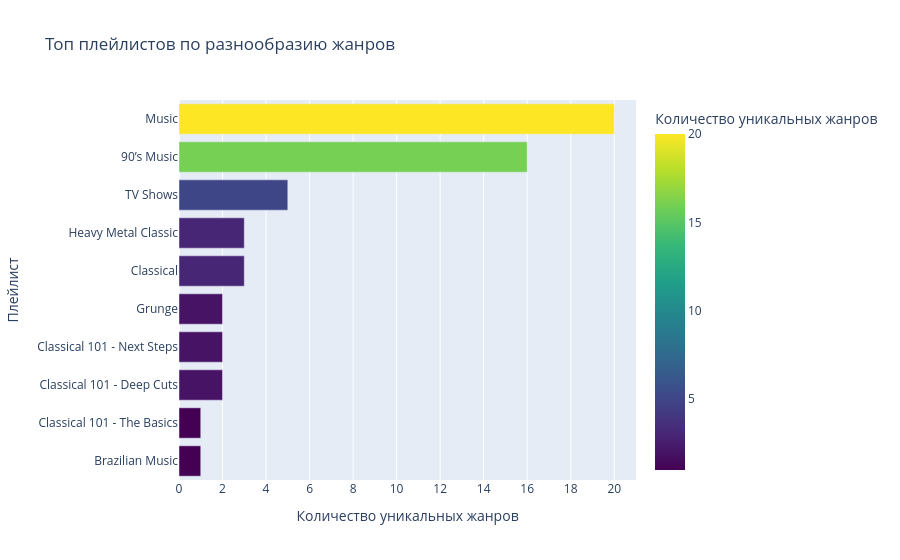

The cell this chart's notebook holds for it:
### Markdown cell above
### HADR - seaborn / plotly (+10 баллов)

### Code cell
# Переделайте любой из графиков с помощью seaborn или plotly

# ── Пример seaborn ──────────────────────────────────────────────────────────
# import seaborn as sns
# sns.set_theme(style="whitegrid", palette="muted")
# sns.barplot(data=df, x="Выручка_USD", y="Исполнитель")
# plt.title("Топ-10 исполнителей по выручке")
# plt.tight_layout()
# plt.show()

# ── Пример plotly ────────────────────────────────────────────────────────────
# import plotly.express as px
# fig = px.bar(df_sales, x="Месяц", y="Выручка",
#              title="Выручка по месяцам", labels={"Выручка": "Выручка ($)"})
# fig.show()

# TODO: ваш бонусный интерактивный или seaborn-график

import plotly.express as px

# Агрегируем дубликаты
df_clean = df_playlist_genres.groupby('Имя_Плейлиста', as_index=False)['Уникальные_жанры'].max()
# Берём топ-10 и сортируем
top10 = df_clean.nlargest(10, 'Уникальные_жанры').sort_values('Уникальные_жанры', ascending=True)

fig = px.bar(
    top10,
    x='Уникальные_жанры',
    y='Имя_Плейлиста',
    orientation='h',
    title='Топ плейлистов по разнообразию жанров',
    labels={'Уникальные_жанры': 'Количество уникальных жанров', 'Имя_Плейлиста': 'Плейлист'},
    color='Уникальные_жанры',
    color_continuous_scale='Viridis'
)

fig.update_xaxes(range=[0, 21], tickmode='linear', tick0=0, dtick=2)
fig.update_layout(yaxis={'categoryorder': 'total ascending'})
fig.show()

### Figure 1 — Plotly figure (JSON) as saved in the notebook; plotly's stock layout.template omitted (floating-point values rounded to 4 significant figures)
{"data": [{"hovertemplate": "Количество уникальных жанров=%{marker.color}<br>Плейлист=%{y}<extra></extra>", "legendgroup": "", "marker": {"color": [1, 1, 2, 2, 2, 3, 3, 5, 16, 20], "coloraxis": "coloraxis", "pattern": {"shape": ""}}, "name": "", "orientation": "h", "showlegend": false, "textposition": "auto", "type": "bar", "x": [1, 1, 2, 2, 2, 3, 3, 5, 16, 20], "xaxis": "x", "y": ["Brazilian Music", "Classical 101 - The Basics", "Classical 101 - Deep Cuts", "Classical 101 - Next Steps", "Grunge", "Classical", "Heavy Metal Classic", "TV Shows", "90’s Music", "Music"], "yaxis": "y"}], "layout": {"barmode": "relative", "coloraxis": {"colorbar": {"title": {"text": "Количество уникальных жанров"}}, "colorscale": [[0, "#440154"], [0.1111, "#482878"], [0.2222, "#3e4989"], [0.3333, "#31688e"], [0.4444, "#26828e"], [0.5556, "#1f9e89"], [0.6667, "#35b779"], [0.7778, "#6ece58"], [0.8889, "#b5de2b"], [1, "#fde725"]]}, "legend": {"tracegroupgap": 0}, "title": {"text": "Топ плейлистов по разнообразию жанров"}, "xaxis": {"anchor": "y", "domain": [0, 1], "dtick": 2, "range": [0, 21], "tick0": 0, "tickmode": "linear", "title": {"text": "Количество уникальных жанров"}}, "yaxis": {"anchor": "x", "categoryorder": "total ascending", "domain": [0, 1], "title": {"text": "Плейлист"}}}}
